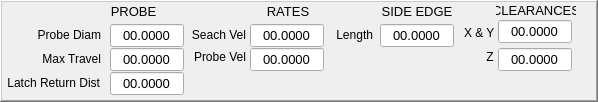
     <widget class="QFrame" name="frame">
      <property name="geometry">
       <rect>
        <x>0</x>
        <y>297</y>
        <width>598</width>
        <height>102</height>
       </rect>
      </property>
      <property name="frameShape">
       <enum>QFrame::WinPanel</enum>
      </property>
      <property name="frameShadow">
       <enum>QFrame::Raised</enum>
      </property>
      <widget class="QLabel" name="lb_probe_z_2">
       <property name="geometry">
        <rect>
         <x>464</x>
         <y>46</y>
         <width>33</width>
         <height>21</height>
        </rect>
       </property>
       <property name="text">
        <string>Z </string>
       </property>
       <property name="alignment">
        <set>Qt::AlignRight|Qt::AlignTrailing|Qt::AlignVCenter</set>
       </property>
      </widget>
      <widget class="QLabel" name="lb_probe_clearances">
       <property name="geometry">
        <rect>
         <x>496</x>
         <y>2</y>
         <width>80</width>
         <height>17</height>
        </rect>
       </property>
       <property name="font">
        <font>
         <pointsize>10</pointsize>
         <weight>50</weight>
         <bold>false</bold>
        </font>
       </property>
       <property name="frameShape">
        <enum>QFrame::NoFrame</enum>
       </property>
       <property name="frameShadow">
        <enum>QFrame::Plain</enum>
       </property>
       <property name="text">
        <string>CLEARANCES</string>
       </property>
       <property name="alignment">
        <set>Qt::AlignCenter</set>
       </property>
      </widget>
      <widget class="QLabel" name="labprobing_xy">
       <property name="geometry">
        <rect>
         <x>464</x>
         <y>22</y>
         <width>33</width>
         <height>21</height>
        </rect>
       </property>
       <property name="text">
        <string>X &amp; Y</string>
       </property>
       <property name="alignment">
        <set>Qt::AlignLeading|Qt::AlignLeft|Qt::AlignVCenter</set>
       </property>
      </widget>
      <widget class="QLabel" name="lb_probe_lenght">
       <property name="geometry">
        <rect>
         <x>332</x>
         <y>24</y>
         <width>41</width>
         <height>21</height>
        </rect>
       </property>
       <property name="text">
        <string>Length</string>
       </property>
       <property name="alignment">
        <set>Qt::AlignRight|Qt::AlignTrailing|Qt::AlignVCenter</set>
       </property>
      </widget>
      <widget class="QLabel" name="lb_probe_side_edge">
       <property name="geometry">
        <rect>
         <x>380</x>
         <y>2</y>
         <width>74</width>
         <height>18</height>
        </rect>
       </property>
       <property name="font">
        <font>
         <pointsize>10</pointsize>
         <weight>50</weight>
         <bold>false</bold>
        </font>
       </property>
       <property name="frameShape">
        <enum>QFrame::NoFrame</enum>
       </property>
       <property name="frameShadow">
        <enum>QFrame::Plain</enum>
       </property>
       <property name="text">
        <string>SIDE EDGE</string>
       </property>
       <property name="alignment">
        <set>Qt::AlignCenter</set>
       </property>
      </widget>
      <widget class="QLabel" name="lb_probe_rates">
       <property name="geometry">
        <rect>
         <x>251</x>
         <y>2</y>
         <width>74</width>
         <height>18</height>
        </rect>
       </property>
       <property name="font">
        <font>
         <pointsize>10</pointsize>
         <weight>50</weight>
         <bold>false</bold>
        </font>
       </property>
       <property name="frameShape">
        <enum>QFrame::NoFrame</enum>
       </property>
       <property name="frameShadow">
        <enum>QFrame::Plain</enum>
       </property>
       <property name="text">
        <string>RATES</string>
       </property>
       <property name="alignment">
        <set>Qt::AlignCenter</set>
       </property>
      </widget>
      <widget class="QLabel" name="lb_probe_search_vel">
       <property name="geometry">
        <rect>
         <x>188</x>
         <y>24</y>
         <width>58</width>
         <height>21</height>
        </rect>
       </property>
       <property name="text">
        <string>Seach Vel</string>
       </property>
       <property name="alignment">
        <set>Qt::AlignRight|Qt::AlignTrailing|Qt::AlignVCenter</set>
       </property>
      </widget>
      <widget class="QLabel" name="lb_probe_probe_vel">
       <property name="geometry">
        <rect>
         <x>188</x>
         <y>46</y>
         <width>58</width>
         <height>21</height>
        </rect>
       </property>
       <property name="text">
        <string>Probe Vel</string>
       </property>
       <property name="alignment">
        <set>Qt::AlignRight|Qt::AlignTrailing|Qt::AlignVCenter</set>
       </property>
      </widget>
      <widget class="QLabel" name="lb_probe_ball_diam">
       <property name="geometry">
        <rect>
         <x>18</x>
         <y>24</y>
         <width>83</width>
         <height>21</height>
        </rect>
       </property>
       <property name="text">
        <string>Probe Diam</string>
       </property>
       <property name="alignment">
        <set>Qt::AlignRight|Qt::AlignTrailing|Qt::AlignVCenter</set>
       </property>
      </widget>
      <widget class="QLabel" name="lb_probe_probe">
       <property name="geometry">
        <rect>
         <x>110</x>
         <y>2</y>
         <width>47</width>
         <height>18</height>
        </rect>
       </property>
       <property name="font">
        <font>
         <pointsize>10</pointsize>
         <weight>50</weight>
         <bold>false</bold>
        </font>
       </property>
       <property name="frameShape">
        <enum>QFrame::NoFrame</enum>
       </property>
       <property name="frameShadow">
        <enum>QFrame::Plain</enum>
       </property>
       <property name="text">
        <string>PROBE</string>
       </property>
       <property name="alignment">
        <set>Qt::AlignCenter</set>
       </property>
      </widget>
      <widget class="QLabel" name="lb_probe_latch_rtrn_dist">
       <property name="geometry">
        <rect>
         <x>2</x>
         <y>72</y>
         <width>98</width>
         <height>21</height>
        </rect>
       </property>
       <property name="text">
        <string>Latch Return Dist</string>
       </property>
       <property name="alignment">
        <set>Qt::AlignRight|Qt::AlignTrailing|Qt::AlignVCenter</set>
       </property>
      </widget>
      <widget class="QLabel" name="lb_probe_max_travel">
       <property name="geometry">
        <rect>
         <x>18</x>
         <y>48</y>
         <width>83</width>
         <height>21</height>
        </rect>
       </property>
       <property name="text">
        <string>Max Travel</string>
       </property>
       <property name="alignment">
        <set>Qt::AlignRight|Qt::AlignTrailing|Qt::AlignVCenter</set>
       </property>
      </widget>
      <widget class="QLineEdit" name="input_z_clearance">
       <property name="geometry">
        <rect>
         <x>498</x>
         <y>48</y>
         <width>74</width>
         <height>23</height>
        </rect>
       </property>
       <property name="font">
        <font>
         <pointsize>10</pointsize>
        </font>
       </property>
       <property name="cursor">
        <cursorShape>IBeamCursor</cursorShape>
       </property>
       <property name="inputMask">
        <string>99.9999</string>
       </property>
       <property name="text">
        <string>00.0000</string>
       </property>
       <property name="maxLength">
        <number>7</number>
       </property>
       <property name="frame">
        <bool>true</bool>
       </property>
       <property name="alignment">
        <set>Qt::AlignCenter</set>
       </property>
      </widget>
      <widget class="QLineEdit" name="input_xy_clearance">
       <property name="geometry">
        <rect>
         <x>498</x>
         <y>20</y>
         <width>74</width>
         <height>23</height>
        </rect>
       </property>
       <property name="font">
        <font>
         <pointsize>10</pointsize>
        </font>
       </property>
       <property name="cursor">
        <cursorShape>IBeamCursor</cursorShape>
       </property>
       <property name="inputMask">
        <string>99.9999</string>
       </property>
       <property name="text">
        <string>00.0000</string>
       </property>
       <property name="maxLength">
        <number>7</number>
       </property>
       <property name="frame">
        <bool>true</bool>
       </property>
       <property name="alignment">
        <set>Qt::AlignCenter</set>
       </property>
      </widget>
      <widget class="QLineEdit" name="input_edge_length">
       <property name="geometry">
        <rect>
         <x>380</x>
         <y>24</y>
         <width>74</width>
         <height>23</height>
        </rect>
       </property>
       <property name="font">
        <font>
         <pointsize>10</pointsize>
        </font>
       </property>
       <property name="cursor">
        <cursorShape>IBeamCursor</cursorShape>
       </property>
       <property name="inputMask">
        <string>99.9999</string>
       </property>
       <property name="text">
        <string>00.0000</string>
       </property>
       <property name="maxLength">
        <number>7</number>
       </property>
       <property name="frame">
        <bool>true</bool>
       </property>
       <property name="alignment">
        <set>Qt::AlignCenter</set>
       </property>
      </widget>
      <widget class="QLineEdit" name="input_search_vel">
       <property name="geometry">
        <rect>
         <x>250</x>
         <y>24</y>
         <width>74</width>
         <height>23</height>
        </rect>
       </property>
       <property name="font">
        <font>
         <pointsize>10</pointsize>
        </font>
       </property>
       <property name="cursor">
        <cursorShape>IBeamCursor</cursorShape>
       </property>
       <property name="inputMask">
        <string>99.9999</string>
       </property>
       <property name="text">
        <string>00.0000</string>
       </property>
       <property name="maxLength">
        <number>7</number>
       </property>
       <property name="frame">
        <bool>true</bool>
       </property>
       <property name="alignment">
        <set>Qt::AlignCenter</set>
       </property>
      </widget>
      <widget class="QLineEdit" name="input_probe_vel">
       <property name="geometry">
        <rect>
         <x>250</x>
         <y>48</y>
         <width>74</width>
         <height>23</height>
        </rect>
       </property>
       <property name="font">
        <font>
         <pointsize>10</pointsize>
        </font>
       </property>
       <property name="cursor">
        <cursorShape>IBeamCursor</cursorShape>
       </property>
       <property name="inputMask">
        <string>99.9999</string>
       </property>
       <property name="text">
        <string>00.0000</string>
       </property>
       <property name="maxLength">
        <number>7</number>
       </property>
       <property name="frame">
        <bool>true</bool>
       </property>
       <property name="alignment">
        <set>Qt::AlignCenter</set>
       </property>
      </widget>
      <widget class="QLineEdit" name="input_probe_diam">
       <property name="geometry">
        <rect>
         <x>110</x>
         <y>24</y>
         <width>74</width>
         <height>23</height>
        </rect>
       </property>
       <property name="font">
        <font>
         <pointsize>10</pointsize>
        </font>
       </property>
       <property name="cursor">
        <cursorShape>IBeamCursor</cursorShape>
       </property>
       <property name="inputMask">
        <string>99.9999</string>
       </property>
       <property name="text">
        <string>00.0000</string>
       </property>
       <property name="maxLength">
        <number>7</number>
       </property>
       <property name="frame">
        <bool>true</bool>
       </property>
       <property name="alignment">
        <set>Qt::AlignCenter</set>
       </property>
      </widget>
      <widget class="QLineEdit" name="input_max_travel">
       <property name="geometry">
        <rect>
         <x>110</x>
         <y>48</y>
         <width>74</width>
         <height>23</height>
        </rect>
       </property>
       <property name="font">
        <font>
         <pointsize>10</pointsize>
        </font>
       </property>
       <property name="cursor">
        <cursorShape>IBeamCursor</cursorShape>
       </property>
       <property name="inputMask">
        <string>99.9999</string>
       </property>
       <property name="text">
        <string>00.0000</string>
       </property>
       <property name="maxLength">
        <number>7</number>
       </property>
       <property name="frame">
        <bool>true</bool>
       </property>
       <property name="alignment">
        <set>Qt::AlignCenter</set>
       </property>
      </widget>
      <widget class="QLineEdit" name="input_latch_return_dist">
       <property name="geometry">
        <rect>
         <x>110</x>
         <y>72</y>
         <width>74</width>
         <height>23</height>
        </rect>
       </property>
       <property name="font">
        <font>
         <pointsize>10</pointsize>
        </font>
       </property>
       <property name="cursor">
        <cursorShape>IBeamCursor</cursorShape>
       </property>
       <property name="inputMask">
        <string>99.9999</string>
       </property>
       <property name="text">
        <string>00.0000</string>
       </property>
       <property name="maxLength">
        <number>7</number>
       </property>
       <property name="frame">
        <bool>true</bool>
       </property>
       <property name="alignment">
        <set>Qt::AlignCenter</set>
       </property>
      </widget>
      <widget class="LED" name="led_probe_function_chk">
       <property name="geometry">
        <rect>
         <x>164</x>
         <y>5</y>
         <width>15</width>
         <height>15</height>
        </rect>
       </property>
      </widget>
     </widget>
